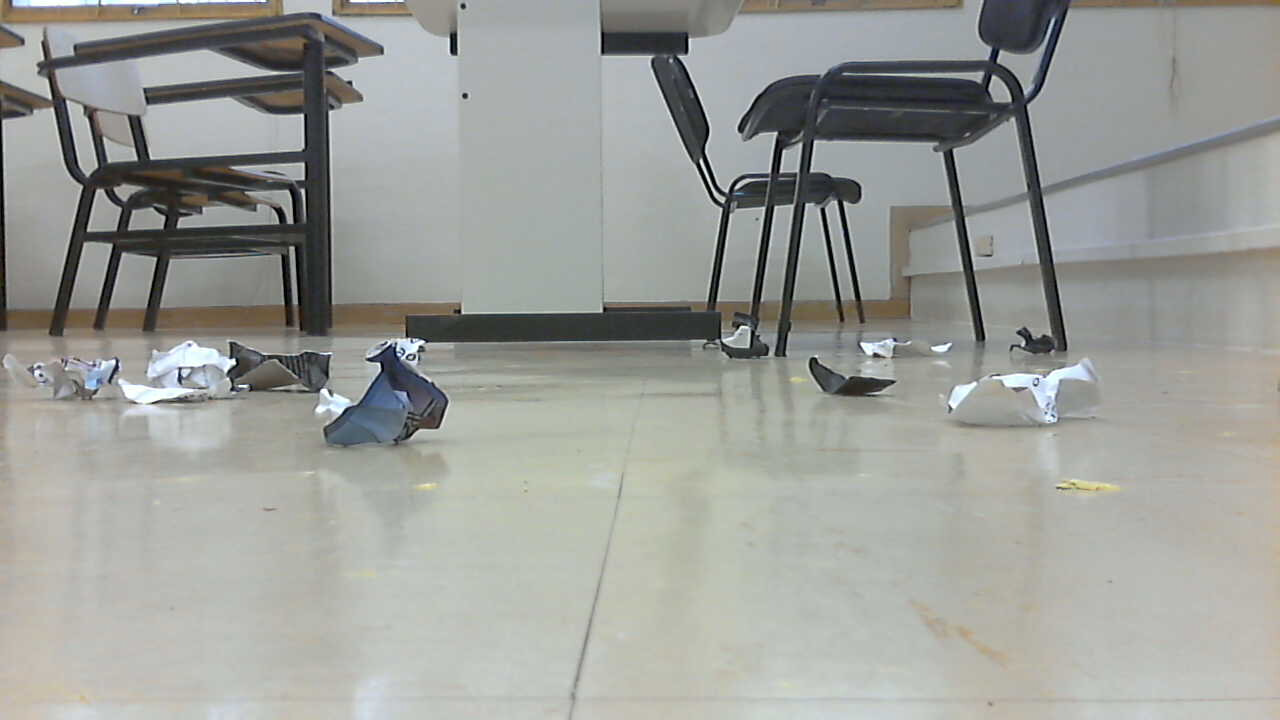
#> input picture cascade_testing/img1.jpg, 1280 x 720 px, given in place of the camera
$ python mult.py
#> lines starting #> are read from the running program, lines starting #| are printed output that depends on the picture; after the words box and inside, x2 and y2 are one past the last pixel; in counts of white or black regions, pixels touching at a corner belong together
import cv2
import numpy as np

cap = cv2.VideoCapture(0)

while(1):
    # Take each frame
    _, frame = cap.read()
#> frame is the input picture: shape (720, 1280, 3); mean B, G, R 153.5, 158, 155.9

    # Convert BGR to HSV
    hsv = cv2.cvtColor(frame, cv2.COLOR_BGR2HSV)
#> hsv: shape (720, 1280, 3); mean H, S, V 56.2, 17.1, 160.2

    # define range of blue color in HSV
    lower_blue = np.array([110,50,50])
    upper_blue = np.array([130,255,255])

    lower_random = np.array([10,50,50])
    upper_random = np.array([50,255,255])

    # Threshold the HSV image to get only blue colors
    mask1 = cv2.inRange(hsv, lower_blue, upper_blue)
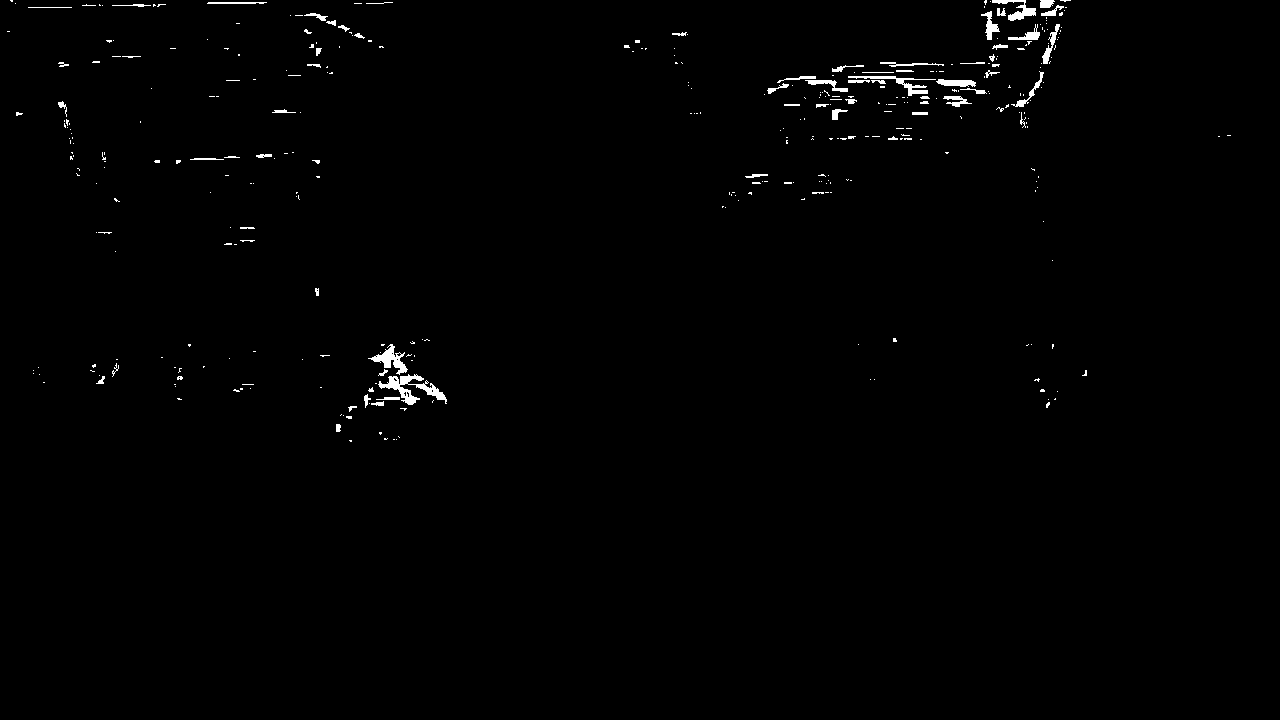
#> mask1: shape (720, 1280); 0.78% white; 368 white regions (299 under 20 px), largest, box (x1, y1, x2, y2) and area: (378, 374, 447, 405) 740, (368, 344, 408, 375) 436, (848, 76, 936, 96) 381
    mask2 = cv2.inRange(hsv, lower_random, upper_random)
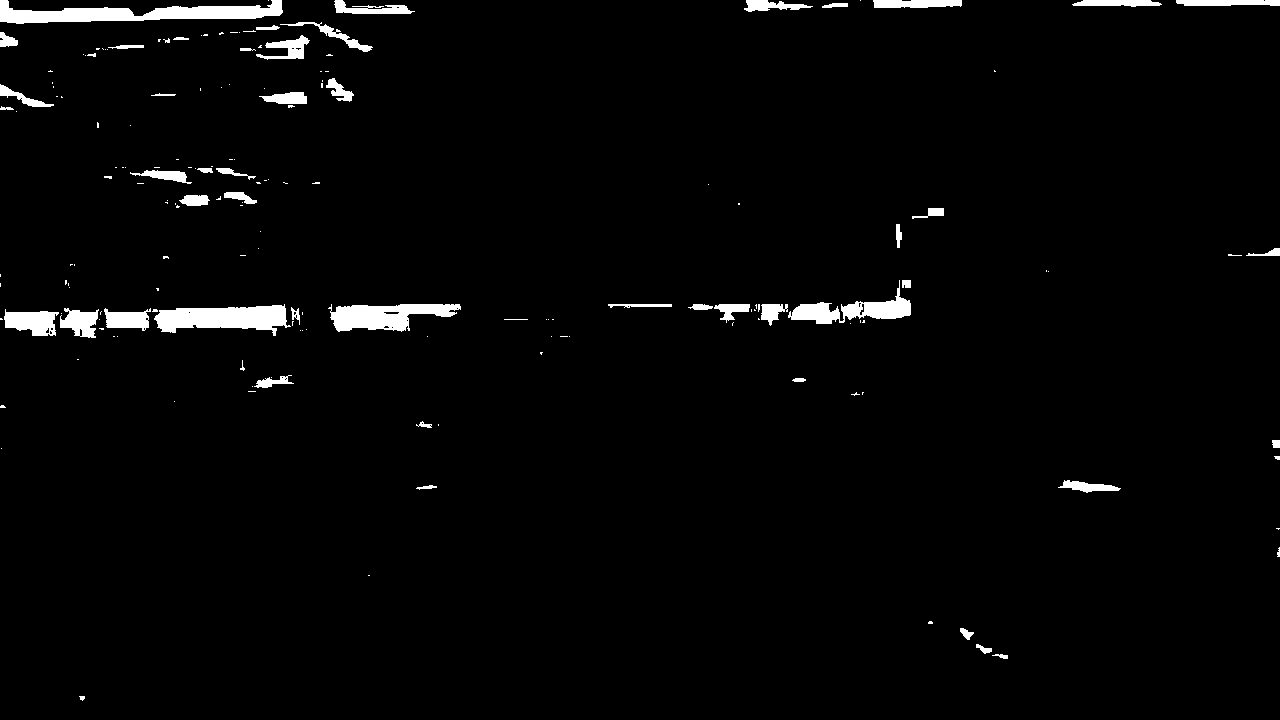
#> mask2: shape (720, 1280); 2.5% white; 174 white regions (121 under 20 px), largest, box (x1, y1, x2, y2) and area: (0, 0, 283, 24) 3542, (154, 304, 291, 336) 2740, (328, 304, 461, 332) 2322
    mask = cv2.bitwise_or(mask1, mask2)
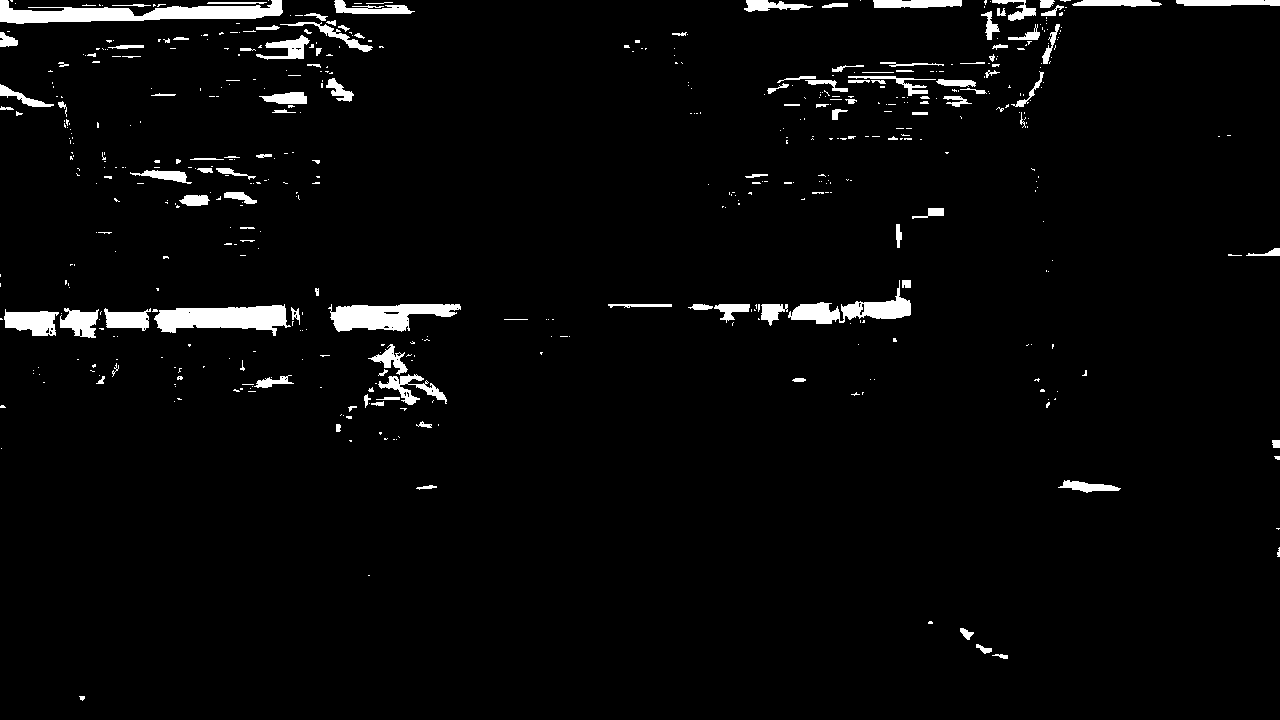
#> mask: shape (720, 1280); 3.2% white; 537 white regions (416 under 20 px), largest, box (x1, y1, x2, y2) and area: (0, 0, 283, 24) 3586, (154, 304, 291, 336) 2740, (328, 304, 461, 332) 2322

    # Bitwise-AND mask and original image
    res = cv2.bitwise_and(frame,frame, mask= mask)
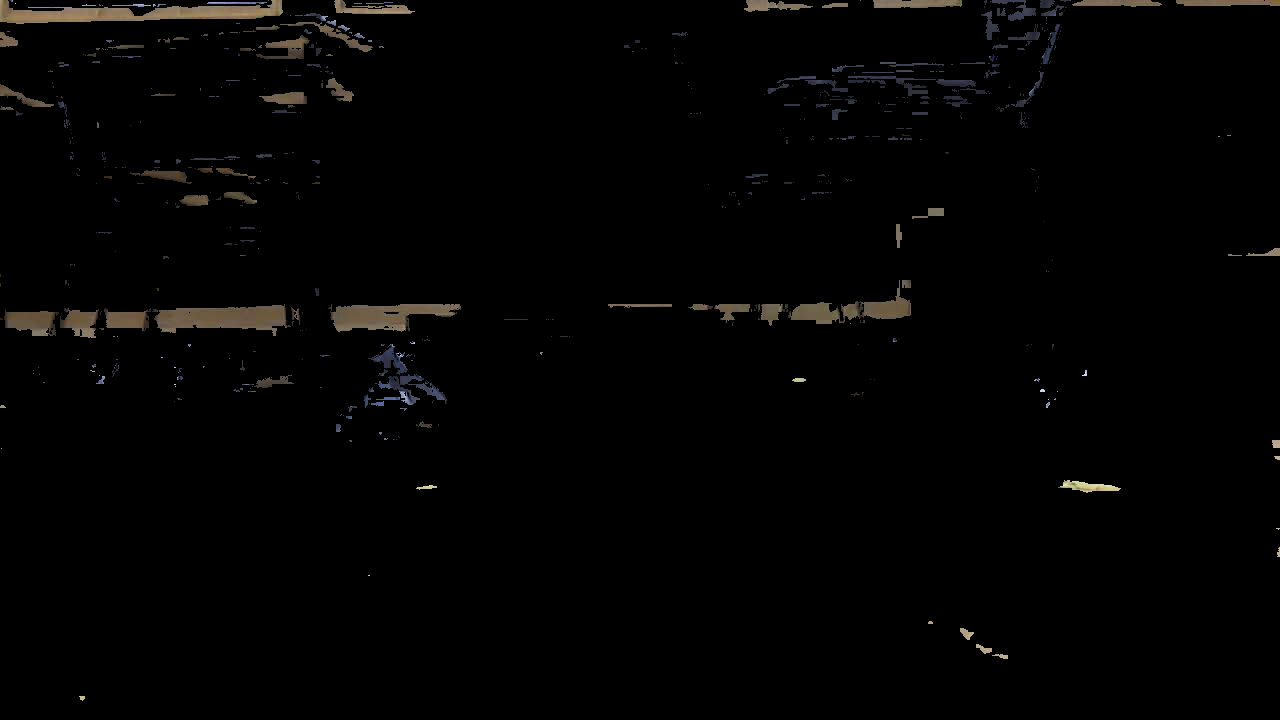
#> res: shape (720, 1280, 3); mean B, G, R 2.6, 3, 3.4

    cv2.imshow('frame',frame)
    cv2.imshow('mask',mask)
    cv2.imshow('res',res)
    k = cv2.waitKey(5) & 0xFF
#> (key Esc is pressed here)
    if k == 27:
        break

cv2.destroyAllWindows()

$ run again, on cascade_testing/img2.jpg
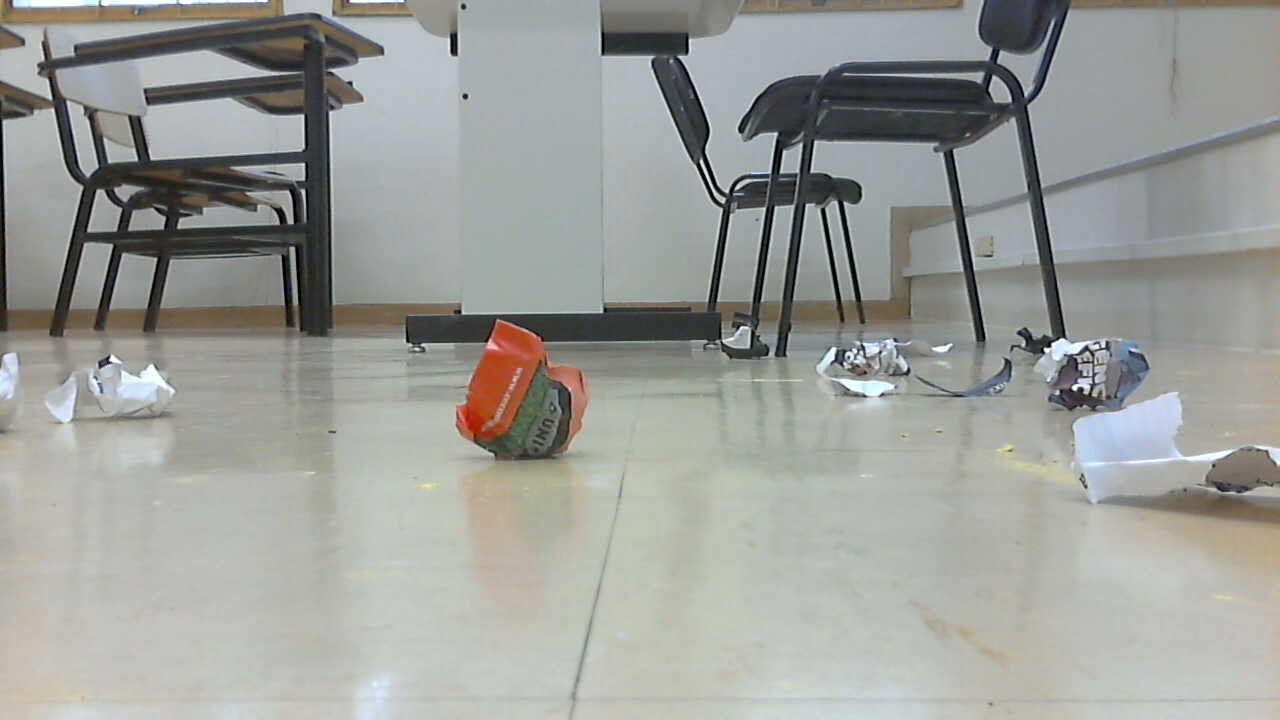
#> input picture cascade_testing/img2.jpg, 1280 x 720 px, given in place of the camera
#> frame is the input picture: shape (720, 1280, 3); mean B, G, R 154, 158.2, 156.3
#> hsv: shape (720, 1280, 3); mean H, S, V 59.7, 19.1, 161.3
#> `mask1 = cv2.inRange(hsv, lower_blue, upper_blue)`:
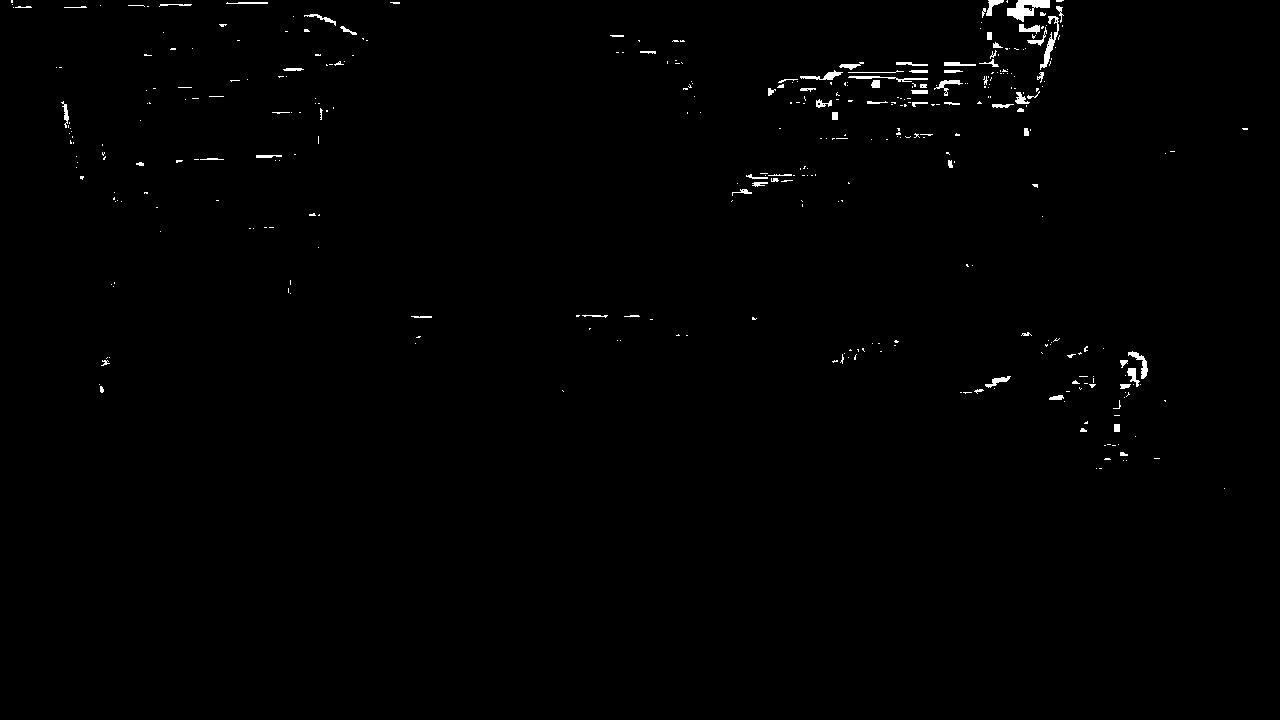
#> mask1: shape (720, 1280); 0.65% white; 370 white regions (293 under 20 px), largest, box (x1, y1, x2, y2) and area: (1007, 0, 1050, 22) 487, (1040, 16, 1059, 70) 273, (848, 76, 928, 82) 178
#> mask2: shape (720, 1280); 3.2% white; 244 white regions (156 under 20 px), largest, box (x1, y1, x2, y2) and area: (1168, 496, 1280, 576) 4360, (0, 0, 283, 24) 3506, (152, 306, 288, 331) 2636
#> mask: shape (720, 1280); 3.9% white; 612 white regions (449 under 20 px), largest, box (x1, y1, x2, y2) and area: (1168, 496, 1280, 576) 4360, (0, 0, 283, 24) 3534, (152, 306, 288, 331) 2636
#> `res = cv2.bitwise_and(frame,frame, mask= mask)`:
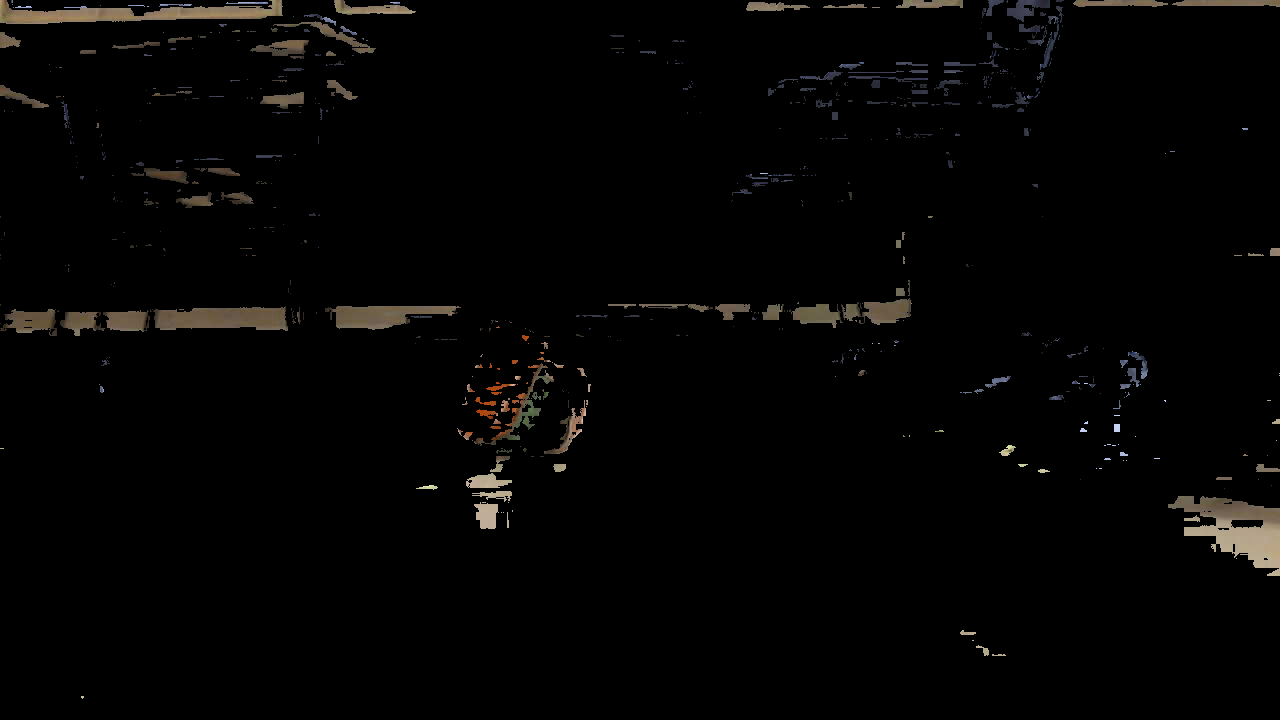
#> res: shape (720, 1280, 3); mean B, G, R 3.4, 4, 4.5
